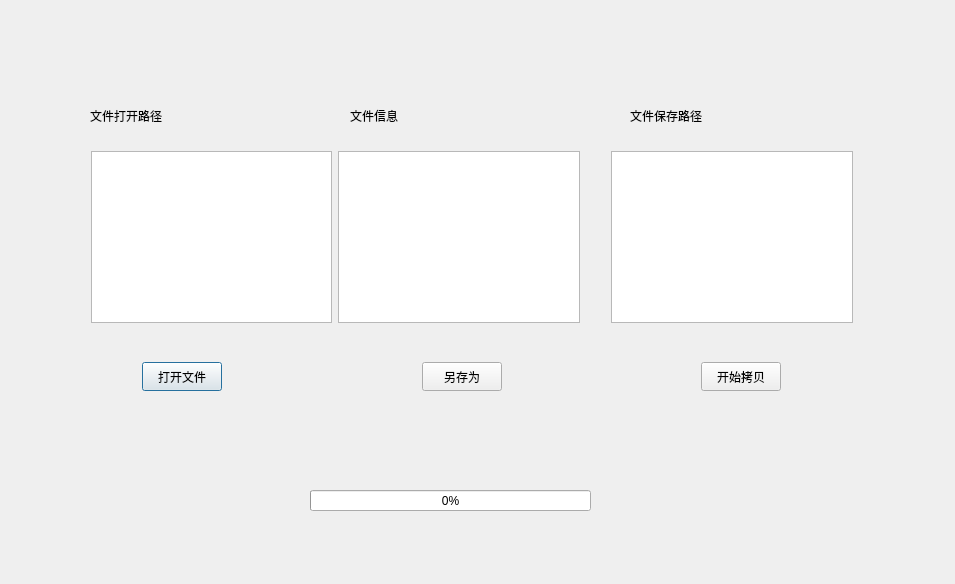
<?xml version="1.0" encoding="UTF-8"?>
<ui version="4.0">
 <class>Dialog</class>
 <widget class="QDialog" name="Dialog">
  <property name="geometry">
   <rect>
    <x>0</x>
    <y>0</y>
    <width>955</width>
    <height>584</height>
   </rect>
  </property>
  <property name="windowTitle">
   <string>Dialog</string>
  </property>
  <widget class="QProgressBar" name="progressBar">
   <property name="geometry">
    <rect>
     <x>310</x>
     <y>490</y>
     <width>281</width>
     <height>21</height>
    </rect>
   </property>
   <property name="sizePolicy">
    <sizepolicy hsizetype="Expanding" vsizetype="Minimum">
     <horstretch>0</horstretch>
     <verstretch>0</verstretch>
    </sizepolicy>
   </property>
   <property name="value">
    <number>0</number>
   </property>
  </widget>
  <widget class="QLabel" name="label">
   <property name="geometry">
    <rect>
     <x>630</x>
     <y>100</y>
     <width>131</width>
     <height>31</height>
    </rect>
   </property>
   <property name="styleSheet">
    <string notr="true">font: 12pt &quot;隶书&quot;;</string>
   </property>
   <property name="text">
    <string>文件保存路径</string>
   </property>
  </widget>
  <widget class="QLabel" name="label_2">
   <property name="geometry">
    <rect>
     <x>90</x>
     <y>100</y>
     <width>131</width>
     <height>31</height>
    </rect>
   </property>
   <property name="styleSheet">
    <string notr="true">font: 12pt &quot;隶书&quot;;</string>
   </property>
   <property name="text">
    <string>文件打开路径</string>
   </property>
  </widget>
  <widget class="QLabel" name="label_3">
   <property name="geometry">
    <rect>
     <x>350</x>
     <y>100</y>
     <width>131</width>
     <height>31</height>
    </rect>
   </property>
   <property name="styleSheet">
    <string notr="true">font: 12pt &quot;隶书&quot;;</string>
   </property>
   <property name="text">
    <string>文件信息</string>
   </property>
  </widget>
  <widget class="QWidget" name="">
   <property name="geometry">
    <rect>
     <x>80</x>
     <y>140</y>
     <width>784</width>
     <height>194</height>
    </rect>
   </property>
   <layout class="QHBoxLayout" name="horizontalLayout">
    <item>
     <widget class="QTextBrowser" name="textBrowser"/>
    </item>
    <item>
     <widget class="QTextBrowser" name="textBrowser_3"/>
    </item>
    <item>
     <spacer name="horizontalSpacer">
      <property name="orientation">
       <enum>Qt::Horizontal</enum>
      </property>
      <property name="sizeHint" stdset="0">
       <size>
        <width>40</width>
        <height>20</height>
       </size>
      </property>
     </spacer>
    </item>
    <item>
     <widget class="QTextBrowser" name="textBrowser_2"/>
    </item>
   </layout>
  </widget>
  <widget class="QWidget" name="">
   <property name="geometry">
    <rect>
     <x>131</x>
     <y>351</y>
     <width>661</width>
     <height>51</height>
    </rect>
   </property>
   <layout class="QHBoxLayout" name="horizontalLayout_2">
    <item>
     <widget class="QPushButton" name="pushButton">
      <property name="sizePolicy">
       <sizepolicy hsizetype="Minimum" vsizetype="Minimum">
        <horstretch>0</horstretch>
        <verstretch>0</verstretch>
       </sizepolicy>
      </property>
      <property name="text">
       <string>打开文件</string>
      </property>
     </widget>
    </item>
    <item>
     <spacer name="horizontalSpacer_4">
      <property name="orientation">
       <enum>Qt::Horizontal</enum>
      </property>
      <property name="sizeHint" stdset="0">
       <size>
        <width>40</width>
        <height>20</height>
       </size>
      </property>
     </spacer>
    </item>
    <item>
     <widget class="QPushButton" name="pushButton_2">
      <property name="sizePolicy">
       <sizepolicy hsizetype="Minimum" vsizetype="Minimum">
        <horstretch>0</horstretch>
        <verstretch>0</verstretch>
       </sizepolicy>
      </property>
      <property name="text">
       <string>另存为</string>
      </property>
     </widget>
    </item>
    <item>
     <spacer name="horizontalSpacer_2">
      <property name="sizePolicy">
       <sizepolicy hsizetype="Expanding" vsizetype="Minimum">
        <horstretch>0</horstretch>
        <verstretch>0</verstretch>
       </sizepolicy>
      </property>
      <property name="orientation">
       <enum>Qt::Horizontal</enum>
      </property>
      <property name="sizeHint" stdset="0">
       <size>
        <width>40</width>
        <height>20</height>
       </size>
      </property>
     </spacer>
    </item>
    <item>
     <widget class="QPushButton" name="pushButton_3">
      <property name="sizePolicy">
       <sizepolicy hsizetype="Minimum" vsizetype="Minimum">
        <horstretch>0</horstretch>
        <verstretch>0</verstretch>
       </sizepolicy>
      </property>
      <property name="text">
       <string>开始拷贝</string>
      </property>
     </widget>
    </item>
   </layout>
  </widget>
 </widget>
 <layoutdefault spacing="6" margin="11"/>
 <resources/>
 <connections/>
</ui>
